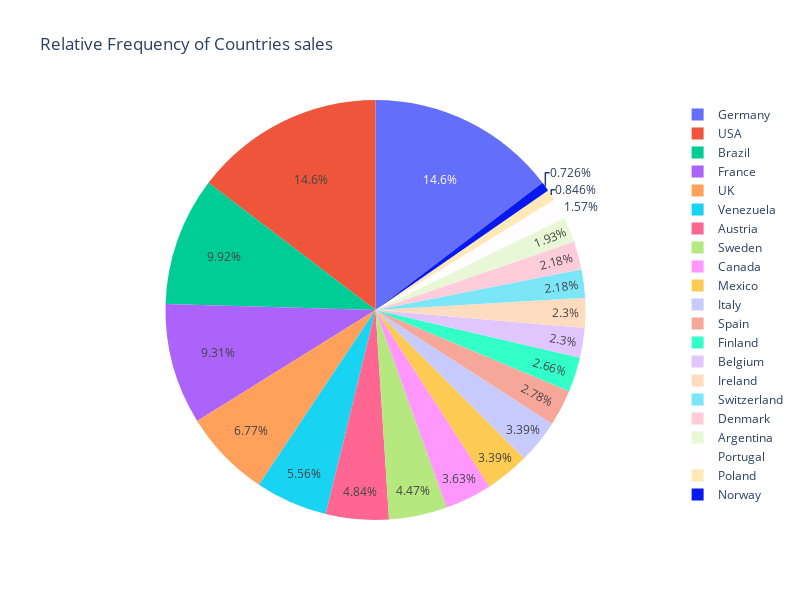

Write notebook code for a chart like this one.
### Code cell
fig = px.pie(data_frame = orders, names= 'country', title= 'Relative Frequency of Countries sales',  width=800, height = 600 )  
fig.show()

### Figure 1 — Plotly figure (JSON) as saved in the notebook; plotly's stock layout.template omitted (floating-point values rounded to 4 significant figures; data arrays with more than 128 entries replaced by an {"elided": "..."} marker saying what was removed)
{"data": [{"domain": {"x": [0, 1], "y": [0, 1]}, "hovertemplate": "country=%{label}<extra></extra>", "labels": {"elided": "827 str values"}, "legendgroup": "", "name": "", "showlegend": true, "type": "pie"}], "layout": {"height": 600, "legend": {"tracegroupgap": 0}, "title": {"text": "Relative Frequency of Countries sales"}, "width": 800}}
